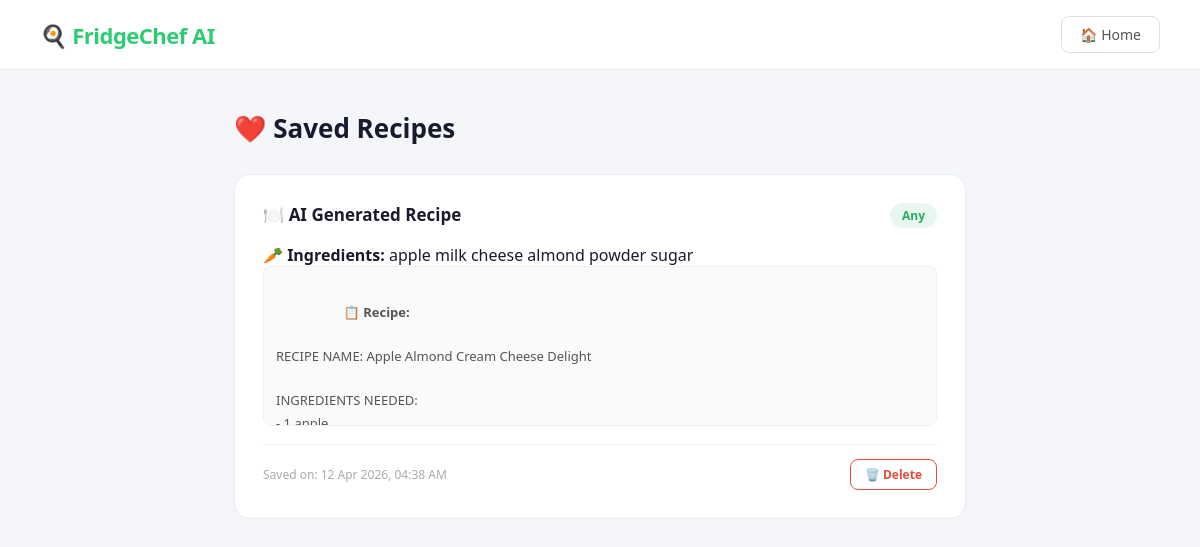
Page /favourites (signed in) on the committed database.
### models/recipe.py (models this page shows, shortened)
class Recipe(db.Model):
    id = db.Column(db.Integer, primary_key=True)
    title = db.Column(db.String(200), nullable=False)
    ingredients = db.Column(db.Text, nullable=False)
    steps = db.Column(db.Text, nullable=False)
    diet_type = db.Column(db.String(50), default='any')
    saved_at = db.Column(db.DateTime, default=datetime.utcnow)
    user_id = db.Column(db.Integer, db.ForeignKey('user.id'), nullable=False)

### routes/saved_routes.py (the view)
@saved_bp.route('/favourites')
@login_required
def favourites():
    recipes = Recipe.query.filter_by(
        user_id=current_user.id
    ).order_by(Recipe.saved_at.desc()).all()
    return render_template('favourites.html', recipes=recipes)

### app.py (called while the page is built)
@login_manager.user_loader
def load_user(user_id):
    return User.query.get(int(user_id))

### templates/favourites.html (shortened to what this page needs)
<!DOCTYPE html>
<html lang="en">
<head>
    <link rel="stylesheet" href="{{ url_for('static', filename='style.css') }}">
</head>
<body>
    <nav class="navbar">
        <h1>🍳 FridgeChef AI</h1>
        <a href="/" class="nav-link">🏠 Home</a>
    </nav>
    <div class="container">
        <h2 class="page-title">❤️ Saved Recipes</h2>
        {% if recipes %}
            {% for recipe in recipes %}
            <div class="recipe-card">
                <div class="card-header">
                    <h3>🍽️ {{ recipe.title }}</h3>
                    <span class="diet-badge">{{ recipe.diet_type }}</span>
                </div>
                <p><strong>🥕 Ingredients:</strong> {{ recipe.ingredients }}</p>
                <div class="card-steps">
                    <strong>📋 Recipe:</strong>
                    <pre>{{ recipe.steps }}</pre>
                </div>
                <div class="card-footer">
                    <small>Saved on: {{ recipe.saved_at.strftime('%d %b %Y, %I:%M %p') }}</small>
                    <a href="/delete/{{ recipe.id }}" class="btn-delete"
                       onclick="return confirm('Delete this recipe?')">
                        🗑️ Delete
                    </a>
                </div>
            </div>
            {% endfor %}
        {% else %}
            <div class="empty-state">
                <h3>No saved recipes yet!</h3>
                <p>Go generate a recipe and save it ❤️</p>
                <a href="/" class="btn-primary">🍳 Generate Recipe</a>
            </div>
        {% endif %}
    </div>
</body>
</html>

### static/style.css (style rules this page uses)
* { margin: 0; padding: 0; box-sizing: border-box; font-family: 'Segoe UI', system-ui, sans-serif; }
body { background: #f5f6fa; color: #1a1a2e; min-height: 100vh; transition: background 0.3s, color 0.3s; }
.navbar { background: #ffffff; border-bottom: 1px solid #e8ecf0; padding: 16px 40px; display: flex; justify-content: space-between; align-items: center; position: sticky; top: 0; z-index: 100; transition: background 0.3s, border-color 0.3s; }
.navbar h1 { font-size: 22px; font-weight: 700; color: #2ecc71; letter-spacing: -0.5px; }
.nav-link { color: #555; text-decoration: none; font-size: 14px; font-weight: 500; padding: 8px 18px; border-radius: 8px; border: 1px solid #e0e0e0; transition: all 0.2s; }
.container { max-width: 780px; margin: 40px auto; padding: 0 24px; }
.btn-delete { background: #fff; color: #e74c3c; border: 1px solid #e74c3c; padding: 6px 14px; border-radius: 8px; text-decoration: none; font-size: 12px; font-weight: 600; transition: all 0.2s; }
.recipe-card { background: #ffffff; padding: 28px; border-radius: 16px; border: 1px solid #e8ecf0; margin-bottom: 20px; transition: box-shadow 0.2s, background 0.3s; }
.card-header { display: flex; justify-content: space-between; align-items: flex-start; margin-bottom: 16px; }
.card-header h3 { font-size: 17px; font-weight: 600; color: #1a1a2e; transition: color 0.3s; }
.diet-badge { background: #e8f8f0; color: #27ae60; padding: 4px 12px; border-radius: 20px; font-size: 12px; font-weight: 600; text-transform: capitalize; white-space: nowrap; }
.card-steps { font-size: 13px; color: #555; max-height: 160px; overflow-y: auto; white-space: pre-wrap; line-height: 1.7; padding: 12px; background: #fafafa; border-radius: 8px; border: 1px solid #f0f0f0; transition: background 0.3s; }
.card-footer { display: flex; justify-content: space-between; align-items: center; margin-top: 18px; padding-top: 14px; border-top: 1px solid #f0f0f0; transition: border-color 0.3s; }
.card-footer small { font-size: 12px; color: #aaa; }
.page-title { font-size: 26px; font-weight: 700; margin-bottom: 28px; color: #1a1a2e; transition: color 0.3s; }

### rows in the picture
Recipe: title "AI Generated Recipe", diet_type "Any", ingredients "apple milk cheese almond powder sugar", steps "RECIPE NAME: Apple Almond Cream Cheese Delight INGREDIENTS NEEDED:…", saved_at "12 Apr 2026, 04:38 AM"
